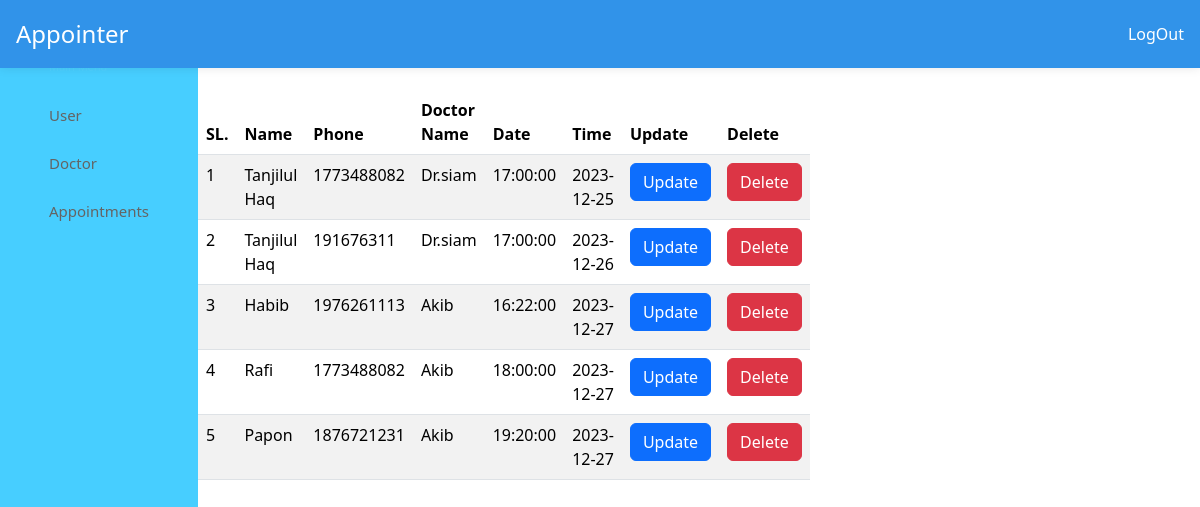
The app's page /adminapp.php with its own data.
### tables this page shows
CREATE TABLE `appointment` (
  `id` int(100) NOT NULL,
  `Name` varchar(200) NOT NULL,
  `Phone` int(50) NOT NULL,
  `Date` date NOT NULL,
  `Time` time NOT NULL,
  `DoctorName` varchar(100) NOT NULL
);

### adminapp.php (the view, shortened to what this page needs)
<!DOCTYPE html>
<html lang="en">
<head>
<link rel="stylesheet" href="css/admin.css"/>
<link rel="stylesheet" href="https://cdnjs.cloudflare.com/ajax/libs/font-awesome/6.5.0/css/all.min.css">
<link href="https://cdn.jsdelivr.net/npm/bootstrap@5.3.2/dist/css/bootstrap.min.css" rel="stylesheet">
<link rel="stylesheet" href="https://cdnjs.cloudflare.com/ajax/libs/font-awesome/6.2.0/css/all.min.css" />
</head>
<body>
    <header class="header">
    <div class="logo">
        <a style="text-decoration: none;color: white;" href="/">Appointer</a>
    </div>
    <div class="header-icons">
        <a style="text-decoration: none;color: white;" href="logout.php">LogOut<ion-icon name="log-out-outline"></ion-icon></a>
    </div>
    </header>
<div class="container_r">
    <nav>
        <div class="side_navbar">
        <span>Main Menu</span>
        <a style="text-decoration: none" href="admin.php"><ion-icon name="person-sharp"></ion-icon>User</a>
        <a style="text-decoration: none" href="admindoctor.php"><ion-icon name="medkit-sharp"></ion-icon>Doctor</a>
        <a style="text-decoration: none" href="adminapp.php"><ion-icon name="receipt-outline"></ion-icon>Appointments</a>
        </div>
    </nav>
    <diV class=custab>
    <?php
    @include 'config.php';
        $sql = "SELECT * FROM appointment ";
        $result = $conn->query($sql);
        if ($result->num_rows > 0) {
            echo "<table class='table table-striped'>";
            echo "<thead class='thead-dark'><tr><th>SL.</th><th>Name</th><th>Phone</th><th>Doctor Name</th>
            <th>Date</th><th>Time</th><th>Update</th><th>Delete</th></tr></thead>";
            echo "<tbody>";
            $i = 1;
            while ($row = $result->fetch_assoc()) {
                echo "<tr>";
                echo "<td>{$i}</td>";
                echo "<td>{$row["Name"]}</td>";
                echo "<td>{$row["Phone"]}</td>";
                echo "<td>{$row["DoctorName"]}</td>";
                echo "<td>{$row["Time"]}</td>";
                echo "<td>{$row["Date"]}</td>";
                echo "<td><a href='updateapp.php?id={$row["id"]}' class='btn btn-primary'>Update</a></td>";
                echo "<td>
                        <form method='POST' action='deleteapp.php'>
                            <input type='hidden' name='app_id' value='{$row["id"]}'>
                            <button type='submit' class='btn btn-danger' onclick='return confirm(\"Are you sure you want to delete Appointment?\")'>Delete</button>
                        </form>
                    </td>";
                echo "</tr>";
                $i++;
            }
            echo "</tbody></table>";
        } else {
            echo "0 results";
        }
    ?>
    </diV>
</div>
<link rel="stylesheet" href="https://cdnjs.cloudflare.com/ajax/libs/font-awesome/6.4.0/css/all.min.css" />
</html>

### css/admin.css (style rules this page uses)
.header { position: fixed; top: 0; left: 0; right: 0; width: 100%; padding: 1rem 1rem; z-index: 1000; display: flex; box-shadow: 0 0 10px rgba(0,0,0,0.1); align-items: center; justify-content: space-between; background-color: rgb(49, 147, 233); }
.header .logo { color: rgb(125, 212, 243); font-size: 1.5rem; }
.container_r { margin-top: 10px; display: flex; justify-content: space-between; text-decoration: none; }
nav { background: rgb(71, 206, 255); height: 100vh; text-decoration: none; }
.side_navbar { padding: 1px; display: flex; flex-direction: column; text-decoration: none; margin-top: 2rem; }
.side_navbar span { color: rgb(79, 208, 255); margin: 1rem 3rem; font-size: 11px; }
.side_navbar a { width: 100%; padding: 0.8rem 3rem; font-weight: 500; font-size: 15px; color: rgb(100, 100, 100); text-decoration: none; }
.custab { margin: 5rem 0 5rem 0; margin-right: 50rem; }

### records on screen
appointment: Name "Tanjilul Haq", Phone "1773488082", DoctorName "Dr.siam", Time "17:00:00", Date "2023-12-25"
appointment: Name "Tanjilul Haq", Phone "191676311", DoctorName "Dr.siam", Time "17:00:00", Date "2023-12-26"
appointment: Name "Habib", Phone "1976261113", DoctorName "Akib", Time "16:22:00", Date "2023-12-27"
appointment: Name "Rafi", Phone "1773488082", DoctorName "Akib", Time "18:00:00", Date "2023-12-27"
appointment: Name "Papon", Phone "1876721231", DoctorName "Akib", Time "19:20:00", Date "2023-12-27"
